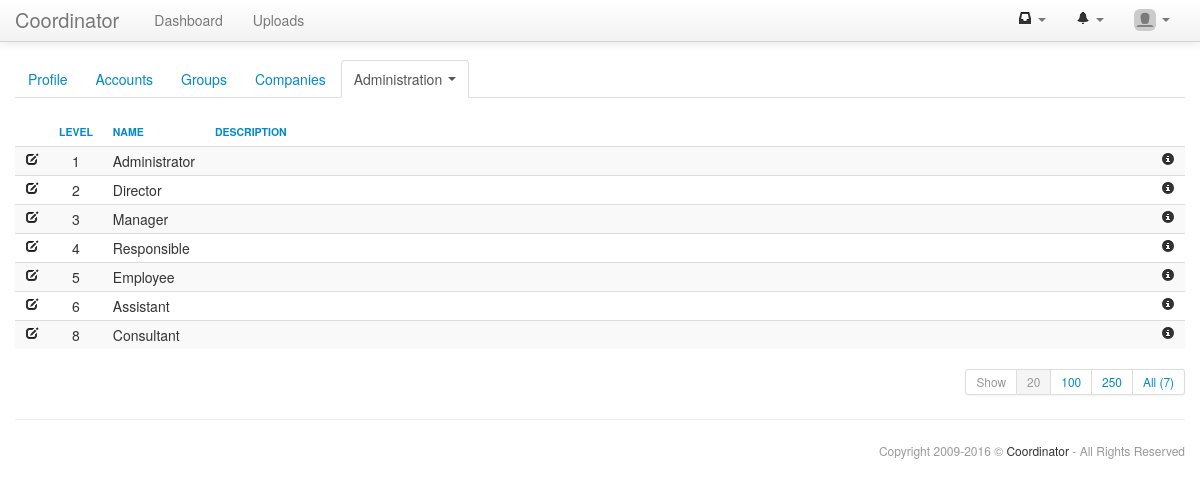
The page /accounts/roles_list.php (signed in) on the database its author committed.
### tables this page shows
CREATE TABLE IF NOT EXISTS `settings_settings` (
  `code` varchar(255) NOT NULL,
  `value` varchar(255) DEFAULT NULL,
  PRIMARY KEY (`code`)
);

CREATE TABLE IF NOT EXISTS `settings_menus` (
  `id` int(11) NOT NULL AUTO_INCREMENT,
  `idMenu` int(11) NOT NULL DEFAULT '0',
  `menu` varchar(25) NOT NULL,
  `module` varchar(25) DEFAULT NULL,
  `url` varchar(255) DEFAULT NULL,
  `position` int(3) unsigned NOT NULL DEFAULT '0',
  PRIMARY KEY (`id`)
);

CREATE TABLE IF NOT EXISTS `accounts_roles` (
  `id` int(11) unsigned NOT NULL AUTO_INCREMENT,
  `level` tinyint(3) unsigned NOT NULL DEFAULT '0',
  `name` varchar(25) NOT NULL,
  `description` varchar(255) DEFAULT NULL,
  `addDate` datetime NOT NULL,
  `addIdAccount` int(11) unsigned NOT NULL,
  `updDate` datetime DEFAULT NULL,
  `updIdAccount` int(11) unsigned DEFAULT NULL,
  PRIMARY KEY (`id`),
  UNIQUE KEY `name` (`name`),
  KEY `level` (`level`)
);

### accounts/roles_list.php (called while the page is built, shortened)
<?php
include("template.inc.php");
function content(){
 $roles_status_modals_array=array();
 $g_search=$_GET['q'];
 $table=new str_table(api_text("roles_list-tr-unvalued"),TRUE);
 $table->addHeader("&nbsp;",NULL,"16");
 $table->addHeader(api_text("roles_list-th-level"),"nowarp text-center",NULL,"accounts_roles.level");
 $table->addHeader(api_text("roles_list-th-name"),"nowarp",NULL,"accounts_roles.name");
 $table->addHeader(api_text("roles_list-th-description"),NULL,"100%","accounts_roles.description");
 $table->addHeader("&nbsp;",NULL,"16");
 $roles=api_accounts_roles($g_search,TRUE);
 foreach($roles->results as $role){
  $roles_status_modals_array[]=api_accounts_roleStatusModal($role);
  if($role->id==$_GET['idRole']){$tr_class="info";}else{$tr_class=NULL;}
  $table->addRow($tr_class);
  $table->addField(api_link("roles_edit.php?idRole=".$role->id,api_icon('icon-edit')),"nowarp");
  $table->addField($role->level,"nowarp text-center");
  $table->addField($role->name,"nowarp");
  $table->addField($role->description);
  $table->addField(end($roles_status_modals_array)->link(api_icon("icon-info-sign")),"nowarp");
 }
 $table->render();
}
?>

### core/db.class.php (called while the page is built, shortened)
<?php
class DB{
 var $connector;
 function DB($host,$user,$pass,$name){
  $this->connector=mysql_connect($host,$user,$pass,TRUE) or die('Server connection not possible.');
 }
 function clearQuery($query){
  if(stripos($query,"select")!==FALSE){return $query;}
  $search=array("``","''",'""');
  $query=str_replace($search,"DEFAULT",$query);
  return $query;
 }
 function query($query,$debug=-1){
  $query=$this->clearQuery($query);
  $this->lastResult=mysql_query($query,$this->connector) or $this->debugAndDie($query);
  return $this->lastResult;
 }
 function fetchNextObject($result=NULL){
  if($result==NULL || mysql_num_rows($result)<1){
   return NULL;
  }else{
   return mysql_fetch_object($result);
  }
 }
 function queryUniqueObject($query,$debug=-1){
  $query=$this->clearQuery($query);
  $query="$query LIMIT 1";
  $result=mysql_query($query,$this->connector) or $this->debugAndDie($query);
  return mysql_fetch_object($result);
 }
}
?>

### accounts/api.inc.php (called while the page is built, shortened)
<?php
function api_accounts_role($role){
 $role->name=stripslashes($role->name);
 $role->description=stripslashes($role->description);
 return $role;
}
function api_accounts_roles($search=NULL,$pagination=FALSE,$where=NULL){
 $return=new stdClass();
 $return->results=array();
 $query_table="accounts_roles";
 $query_fields="accounts_roles.*";
 $query_where=" 1 ";
 $query_order=api_queryOrder("accounts_roles.level ASC,accounts_roles.name ASC");
 if($pagination){
  $return->pagination=new str_pagination($query_table,$query_where,$GLOBALS['navigation']->filtersGet());
  $query_limit=$return->pagination->queryLimit();
 }
 $return->query="SELECT ".$query_fields." FROM ".$query_table." WHERE ".$query_where.$query_order.$query_limit;
 $results=$GLOBALS['db']->query($return->query);
 while($result=$GLOBALS['db']->fetchNextObject($results)){$return->results[$result->id]=api_accounts_role($result);}
 return $return;
}
?>

### core/structures/table.class.php (the view, shortened to what this page needs)
<?php
class str_table{
 private $current_row=0;
 protected $sortable;
 protected $get;
 protected $class;
 protected $th_array;
 protected $tr_array;
 public function __construct($unvalued=NULL,$sortable=FALSE,$get=NULL,$class=NULL){
  $this->sortable=$sortable;
  $this->get=$get;
  $this->class=$class;
  $this->current_row=0;
  $this->th_array=array();
  $this->tr_array=array();
  return TRUE;
 }
 public function addHeader($name,$class=NULL,$width=NULL,$order=NULL,$colspan=1){
  $th=new stdClass();
  $th->name=$name;
  $th->class=$class;
  $th->width=$width;
  $th->order=$order;
  $th->colspan=$colspan;
  $this->th_array[]=$th;
  return TRUE;
 }
 public function addRow($class=NULL){
  $this->current_row++;
  $this->tr_array[$this->current_row]=new stdClass();
  $this->tr_array[$this->current_row]->class=$class;
  $this->tr_array[$this->current_row]->fields=array();
  return TRUE;
 }
 function addField($content,$class=NULL,$colspan=1){
  $td=new stdClass();
  $td->content=$content;
  $td->class=$class;
  $td->colspan=$colspan;
  $this->tr_array[$this->current_row]->fields[]=$td;
  return TRUE;
 }
 function render($echo=TRUE){
  $return="\n";
  $return.="<table class='table table-striped table-hover table-condensed ".$this->class."'>\n";
  if(is_array($this->th_array)){
   $return.="<thead>\n <tr>\n";
   foreach($this->th_array as $th){
    $return.="  <th class='".$th->class."' width='".$th->width."' colspan='".$th->colspan."'>";
    if($this->sortable && $th->order<>NULL){
     if($th->order==$_GET['of']){if($_GET['om']==1){$order=0;}else{$order=1;}}else{$order=1;}
     $return.="<a href='".api_baseName()."?of=".$th->order."&om=".$order.$this->get."'>";
    }
    $return.=$th->name;
    if($this->sortable){$return.="</a>";}
    $return.="</th>\n";
   }
   $return.=" </tr>\n";
   $return.="</thead>\n";
  }
  $return.="<tbody>\n";
  if(is_array($this->tr_array)){
   foreach($this->tr_array as $tr){
    $return.=" <tr class='".$tr->class."'>\n";
    if(is_array($tr->fields)){
     foreach($tr->fields as $td){
      $return.="  <td class='".$td->class."' colspan='".$td->colspan."'>".$td->content."</td>\n";
     }
    }
    $return.=" </tr>\n";
   }
  }
  $return.="</tbody>\n";
  $return.="</table>\n\n\n";
  if($echo){echo $return;return TRUE;}else{return $return;}
 }
}
?>

### core/html.class.php (shortened to what this page needs)
<?php
class HTML{
public function header($title="",$nav="dashboard",$navbar=TRUE){
?>
<!DOCTYPE html>
<html lang="it">
<head>
 <link href="<?php echo $GLOBALS['dir']."core/pace-loader/pace.flash.css";?>" rel="stylesheet">
 <link href="<?php echo $GLOBALS['dir']."core/bootstrap/css/bootstrap.min.css";?>" rel="stylesheet">
 <link href="<?php echo $GLOBALS['dir']."core/bootstrap/css/bootstrap-custom.css";?>" rel="stylesheet">
 <link href="<?php echo $GLOBALS['dir']."core/bootstrap/css/bootstrap-responsive.css";?>" rel="stylesheet">
 <link href="<?php echo $GLOBALS['dir']."core/bootstrap-datetimepicker/css/bootstrap-datetimepicker.min.css";?>" rel="stylesheet">
 <link href="<?php echo $GLOBALS['dir']."core/bootstrap-markdown/css/bootstrap-markdown.min.css";?>" rel="stylesheet">
 <link href="<?php echo $GLOBALS['dir']."core/bootstrap-select2/select2.css";?>" rel="stylesheet">
 <link href="<?php echo $GLOBALS['dir']."core/bootstrap-slider/css/bootstrap-slider.min.css";?>" rel="stylesheet">
 <link href="<?php echo $GLOBALS['dir']."core/bootstrap-wysihtml5/css/bootstrap-wysihtml5.css";?>" rel="stylesheet">
 <link href="<?php echo $GLOBALS['dir']."core/bootstrap-tagsinput/css/bootstrap-tagsinput.css";?>" rel="stylesheet">
 <link href="<?php echo $GLOBALS['dir']."core/shadowbox/shadowbox.css";?>" rel="stylesheet">
 <link href="<?php echo $GLOBALS['dir']."core/template.css";?>" rel="stylesheet">
</head>
<body <?php if(api_baseName()=="login.php"){echo "class='login-background'";}?>>
 <div class="navbar navbar-fixed-top">
  <div class="navbar-inner">
   <div class="container">
    <?php
     if(file_exists("../uploads/uploads/core/logo.png") && api_getOption('show_logo')){
      echo "<a class='brand-logo' href='".$GLOBALS['dir']."index.php'><img src='".$GLOBALS['dir']."uploads/uploads/core/logo.png'></a>\n";
     }else{
      echo "<a class='brand' href='".$GLOBALS['dir']."index.php'>".api_getOption('title')."</a>\n";
     }
    ?>
    <?php if($navbar){ ?>
    <div class="nav-collapse collapse">
     <ul class="nav">
      <li class="<?php if($nav=="dashboard"){echo "active";} ?>"><a href="<?php echo $GLOBALS['dir']."dashboard/index.php";?>"><?php echo api_text("core-menu-dashboard"); ?></a></li>
      <?php
       function html_get_menus($idMenu=1,$level=0){
        $menus_array=array();
        $menus=$GLOBALS['db']->query("SELECT * FROM settings_menus WHERE idMenu='".$idMenu."' ORDER BY position ASC");
        while($menu=$GLOBALS['db']->fetchNextObject($menus)){
         $menu->submenus=array();
         $menu->submenus=html_get_menus($menu->id,($level+1));
         $menu->modules=array();
         if($menu->module){$menu->modules[]=$menu->module;}
         $menus_array[$menu->id]=$menu;
        }
        return $menus_array;
       }
       function html_print_menu($menus_array,$nav,$level=0){
        foreach($menus_array as $menu){
         echo "<li class=\"";
         if(in_array($nav,$menu->modules)){echo "active ";}
         if(count($menu->submenus)){
          if($level==0){
           echo "dropdown\">";
           echo "<a href='#' class='dropdown-toggle' data-toggle='dropdown'>";
           echo stripslashes($menu->menu)." <b class='caret'></b></a>\n";
           html_print_menu_spaces($level);
           echo "<ul class='dropdown-menu'>\n";
          }else{
           echo "dropdown-submenu\">";
           echo "<a href='#'>".stripslashes($menu->menu)."</a>\n";
           html_print_menu_spaces($level);
           echo "<ul class='dropdown-menu'>\n";
          }
          html_print_menu($menu->submenus,$nav,($level+1));
          html_print_menu_spaces($level);
          echo "</ul>\n";
          html_print_menu_spaces($level);
         }else{
          echo "\"><a href='".$GLOBALS['dir'].$menu->module."/".$menu->url."'>".stripslashes($menu->menu)."</a>";
         }
         echo "</li>\n";
        }
       }
       $menus_array=html_get_menus();
       html_print_menu($menus_array,$nav);
      ?>
     </ul>
     <ul class="nav pull-right">
      <?php if(api_checkPermission("chats","chats_chat")){ ?>
      <li class="dropdown">
       <a href="#" class="dropdown-toggle" data-toggle="dropdown">
        <span id="chat_counter">
        <?php include("../chats/chat_counter.inc.php") ?>
        </span>
        <b class="caret"></b>
       </a>
      </li>
      <?php } ?>
      <li class="dropdown">
       <a href="#" class="dropdown-toggle" data-toggle="dropdown">
        <span id="notifications_counter">
        <?php include("../logs/logs_notifications_counter.inc.php") ?>
        </span>
        <b class="caret"></b>
       </a>
      </li>
      <li class="dropdown">
       <a href="#" class="dropdown-toggle" data-toggle="dropdown">
        <img src="<?php echo api_account()->avatar;?>" class="img-rounded" style="width:22px;margin-top:-4px;padding:0;"> <b class="caret"></b>
       </a>
      </li>
     </ul>
    </div>
    <?php } ?>
   </div>
  </div>
 </div>
 <div class="container">
<?php
}
public function footer($wiki_link=NULL,$copyright=TRUE){
?>
<?php if($copyright){ ?>
  <div class="row-fluid">
   <hr>
   <footer>
    <span class="muted credit pull-right">
     Copyright 2009-<?php echo date("Y");?> &copy; <a href="http://www.coordinator.it" target="_blank">Coordinator</a> - All Rights Reserved
    </span>
   </footer>
  </div>
 <?php } ?>
 </div>
</body>
</html>
<?php
}
}
?>

### rows shown on the page
settings_settings: value "Coordinator"
settings_menus: menu "Uploads"
accounts_roles: id "1", name "Administrator"
accounts_roles: id "2", name "Director"
accounts_roles: id "3", name "Manager"
accounts_roles: id "4", name "Responsible"
accounts_roles: id "5", name "Employee"
accounts_roles: id "6", name "Assistant"
accounts_roles: level "8", name "Consultant"

### other values the page prints
api_text("core-menu-dashboard") "Dashboard"
$nt->label "Profile"
$nt->label "Accounts"
$nt->label "Groups"
$nt->label "Companies"
$nt->label "Administration"
api_text("show") "Show"
$limit "20"
$limit "100"
$limit "250"
$limit "All (7)"
